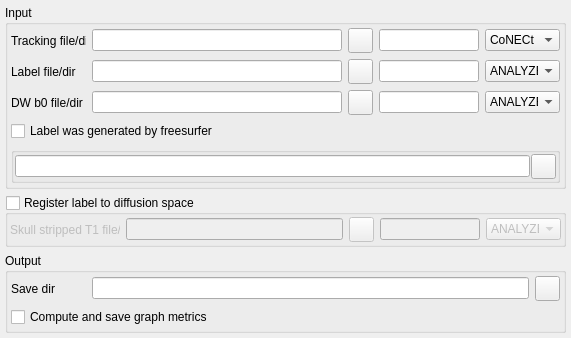
<?xml version="1.0" encoding="UTF-8"?>
<ui version="4.0">
 <class>Page1BNA</class>
 <widget class="QWizardPage" name="Page1BNA">
  <property name="geometry">
   <rect>
    <x>0</x>
    <y>0</y>
    <width>571</width>
    <height>319</height>
   </rect>
  </property>
  <property name="windowTitle">
   <string>WizardPage</string>
  </property>
  <layout class="QVBoxLayout" name="verticalLayout_3">
   <property name="margin">
    <number>5</number>
   </property>
   <item>
    <widget class="QGroupBox" name="groupBox_3">
     <property name="title">
      <string>Input</string>
     </property>
     <layout class="QVBoxLayout" name="verticalLayout_5">
      <property name="margin">
       <number>3</number>
      </property>
      <item>
       <layout class="QHBoxLayout" name="horizontalLayout_2">
        <item>
         <widget class="QLabel" name="label_2">
          <property name="minimumSize">
           <size>
            <width>75</width>
            <height>0</height>
           </size>
          </property>
          <property name="maximumSize">
           <size>
            <width>75</width>
            <height>16777215</height>
           </size>
          </property>
          <property name="text">
           <string>Tracking file/dir</string>
          </property>
         </widget>
        </item>
        <item>
         <widget class="QLineEdit" name="FiberSourceEdit">
          <property name="minimumSize">
           <size>
            <width>250</width>
            <height>0</height>
           </size>
          </property>
         </widget>
        </item>
        <item>
         <widget class="QPushButton" name="FiberSourceButton">
          <property name="minimumSize">
           <size>
            <width>25</width>
            <height>25</height>
           </size>
          </property>
          <property name="maximumSize">
           <size>
            <width>25</width>
            <height>25</height>
           </size>
          </property>
          <property name="text">
           <string/>
          </property>
          <property name="icon">
           <iconset resource="TractCreator.qrc">
            <normaloff>:/images/Open.png</normaloff>:/images/Open.png</iconset>
          </property>
          <property name="iconSize">
           <size>
            <width>20</width>
            <height>20</height>
           </size>
          </property>
         </widget>
        </item>
        <item>
         <widget class="QLineEdit" name="FiberBaseNameEdit">
          <property name="minimumSize">
           <size>
            <width>100</width>
            <height>0</height>
           </size>
          </property>
          <property name="maximumSize">
           <size>
            <width>100</width>
            <height>16777215</height>
           </size>
          </property>
         </widget>
        </item>
        <item>
         <widget class="QComboBox" name="FiberFileTypeBox">
          <property name="minimumSize">
           <size>
            <width>75</width>
            <height>0</height>
           </size>
          </property>
          <property name="maximumSize">
           <size>
            <width>75</width>
            <height>16777215</height>
           </size>
          </property>
          <item>
           <property name="text">
            <string>CoNECt</string>
           </property>
          </item>
          <item>
           <property name="text">
            <string>DTI-Studio</string>
           </property>
          </item>
         </widget>
        </item>
       </layout>
      </item>
      <item>
       <layout class="QHBoxLayout" name="horizontalLayout_3">
        <item>
         <widget class="QLabel" name="label_3">
          <property name="minimumSize">
           <size>
            <width>75</width>
            <height>0</height>
           </size>
          </property>
          <property name="maximumSize">
           <size>
            <width>75</width>
            <height>16777215</height>
           </size>
          </property>
          <property name="text">
           <string>Label file/dir</string>
          </property>
         </widget>
        </item>
        <item>
         <widget class="QLineEdit" name="LabelSourceEdit">
          <property name="minimumSize">
           <size>
            <width>250</width>
            <height>0</height>
           </size>
          </property>
         </widget>
        </item>
        <item>
         <widget class="QPushButton" name="LabelSourceButton">
          <property name="minimumSize">
           <size>
            <width>25</width>
            <height>25</height>
           </size>
          </property>
          <property name="maximumSize">
           <size>
            <width>25</width>
            <height>25</height>
           </size>
          </property>
          <property name="text">
           <string/>
          </property>
          <property name="icon">
           <iconset resource="TractCreator.qrc">
            <normaloff>:/images/Open.png</normaloff>:/images/Open.png</iconset>
          </property>
          <property name="iconSize">
           <size>
            <width>20</width>
            <height>20</height>
           </size>
          </property>
         </widget>
        </item>
        <item>
         <widget class="QLineEdit" name="LabelBaseNameEdit">
          <property name="minimumSize">
           <size>
            <width>100</width>
            <height>0</height>
           </size>
          </property>
          <property name="maximumSize">
           <size>
            <width>100</width>
            <height>16777215</height>
           </size>
          </property>
         </widget>
        </item>
        <item>
         <widget class="QComboBox" name="LabelFileTypeBox">
          <property name="minimumSize">
           <size>
            <width>75</width>
            <height>0</height>
           </size>
          </property>
          <property name="maximumSize">
           <size>
            <width>75</width>
            <height>16777215</height>
           </size>
          </property>
          <item>
           <property name="text">
            <string>ANALYZE</string>
           </property>
          </item>
          <item>
           <property name="text">
            <string>NIFTI</string>
           </property>
          </item>
         </widget>
        </item>
       </layout>
      </item>
      <item>
       <layout class="QHBoxLayout" name="horizontalLayout">
        <item>
         <widget class="QLabel" name="label">
          <property name="minimumSize">
           <size>
            <width>75</width>
            <height>0</height>
           </size>
          </property>
          <property name="maximumSize">
           <size>
            <width>75</width>
            <height>16777215</height>
           </size>
          </property>
          <property name="text">
           <string>DW b0 file/dir</string>
          </property>
         </widget>
        </item>
        <item>
         <widget class="QLineEdit" name="b0SourceEdit">
          <property name="minimumSize">
           <size>
            <width>250</width>
            <height>0</height>
           </size>
          </property>
         </widget>
        </item>
        <item>
         <widget class="QPushButton" name="b0SourceButton">
          <property name="minimumSize">
           <size>
            <width>25</width>
            <height>25</height>
           </size>
          </property>
          <property name="maximumSize">
           <size>
            <width>25</width>
            <height>25</height>
           </size>
          </property>
          <property name="text">
           <string/>
          </property>
          <property name="icon">
           <iconset resource="TractCreator.qrc">
            <normaloff>:/images/Open.png</normaloff>:/images/Open.png</iconset>
          </property>
          <property name="iconSize">
           <size>
            <width>20</width>
            <height>20</height>
           </size>
          </property>
         </widget>
        </item>
        <item>
         <widget class="QLineEdit" name="b0BaseNameEdit">
          <property name="minimumSize">
           <size>
            <width>100</width>
            <height>0</height>
           </size>
          </property>
          <property name="maximumSize">
           <size>
            <width>100</width>
            <height>16777215</height>
           </size>
          </property>
         </widget>
        </item>
        <item>
         <widget class="QComboBox" name="b0FileTypeBox">
          <property name="minimumSize">
           <size>
            <width>75</width>
            <height>0</height>
           </size>
          </property>
          <property name="maximumSize">
           <size>
            <width>75</width>
            <height>16777215</height>
           </size>
          </property>
          <item>
           <property name="text">
            <string>ANALYZE</string>
           </property>
          </item>
          <item>
           <property name="text">
            <string>NIFTI</string>
           </property>
          </item>
         </widget>
        </item>
       </layout>
      </item>
      <item>
       <widget class="QCheckBox" name="IsFreesurferCheck">
        <property name="text">
         <string>Label was generated by freesurfer</string>
        </property>
       </widget>
      </item>
      <item>
       <widget class="QGroupBox" name="groupBox">
        <property name="title">
         <string/>
        </property>
        <layout class="QVBoxLayout" name="verticalLayout">
         <property name="spacing">
          <number>1</number>
         </property>
         <property name="margin">
          <number>1</number>
         </property>
         <item>
          <layout class="QHBoxLayout" name="horizontalLayout_6">
           <item>
            <widget class="QLineEdit" name="NamesLineEdit"/>
           </item>
           <item>
            <widget class="QPushButton" name="NamesSourceButton">
             <property name="minimumSize">
              <size>
               <width>25</width>
               <height>25</height>
              </size>
             </property>
             <property name="maximumSize">
              <size>
               <width>25</width>
               <height>25</height>
              </size>
             </property>
             <property name="text">
              <string/>
             </property>
             <property name="icon">
              <iconset resource="TractCreator.qrc">
               <normaloff>:/images/Open.png</normaloff>:/images/Open.png</iconset>
             </property>
             <property name="iconSize">
              <size>
               <width>20</width>
               <height>20</height>
              </size>
             </property>
            </widget>
           </item>
          </layout>
         </item>
        </layout>
       </widget>
      </item>
     </layout>
    </widget>
   </item>
   <item>
    <widget class="QGroupBox" name="RegisterLabelCheckBox">
     <property name="title">
      <string>Register label to diffusion space</string>
     </property>
     <property name="flat">
      <bool>true</bool>
     </property>
     <property name="checkable">
      <bool>true</bool>
     </property>
     <property name="checked">
      <bool>false</bool>
     </property>
     <layout class="QVBoxLayout" name="verticalLayout_4">
      <property name="margin">
       <number>2</number>
      </property>
      <item>
       <layout class="QHBoxLayout" name="horizontalLayout_4">
        <item>
         <widget class="QLabel" name="label_4">
          <property name="minimumSize">
           <size>
            <width>110</width>
            <height>0</height>
           </size>
          </property>
          <property name="maximumSize">
           <size>
            <width>110</width>
            <height>16777215</height>
           </size>
          </property>
          <property name="text">
           <string>Skull stripped T1 file/dir</string>
          </property>
         </widget>
        </item>
        <item>
         <widget class="QLineEdit" name="T1SourceEdit"/>
        </item>
        <item>
         <widget class="QPushButton" name="T1SourceButton">
          <property name="minimumSize">
           <size>
            <width>25</width>
            <height>25</height>
           </size>
          </property>
          <property name="maximumSize">
           <size>
            <width>25</width>
            <height>25</height>
           </size>
          </property>
          <property name="text">
           <string/>
          </property>
          <property name="icon">
           <iconset resource="TractCreator.qrc">
            <normaloff>:/images/Open.png</normaloff>:/images/Open.png</iconset>
          </property>
          <property name="iconSize">
           <size>
            <width>20</width>
            <height>20</height>
           </size>
          </property>
         </widget>
        </item>
        <item>
         <widget class="QLineEdit" name="T1BaseNameEdit">
          <property name="minimumSize">
           <size>
            <width>100</width>
            <height>0</height>
           </size>
          </property>
          <property name="maximumSize">
           <size>
            <width>100</width>
            <height>16777215</height>
           </size>
          </property>
         </widget>
        </item>
        <item>
         <widget class="QComboBox" name="T1FileTypeBox">
          <property name="minimumSize">
           <size>
            <width>75</width>
            <height>0</height>
           </size>
          </property>
          <property name="maximumSize">
           <size>
            <width>75</width>
            <height>16777215</height>
           </size>
          </property>
          <item>
           <property name="text">
            <string>ANALYZE</string>
           </property>
          </item>
          <item>
           <property name="text">
            <string>NIFTI</string>
           </property>
          </item>
         </widget>
        </item>
       </layout>
      </item>
     </layout>
    </widget>
   </item>
   <item>
    <widget class="QGroupBox" name="groupBox_4">
     <property name="title">
      <string>Output</string>
     </property>
     <layout class="QVBoxLayout" name="verticalLayout_2">
      <property name="margin">
       <number>3</number>
      </property>
      <item>
       <layout class="QHBoxLayout" name="horizontalLayout_5">
        <item>
         <widget class="QLabel" name="label_5">
          <property name="minimumSize">
           <size>
            <width>75</width>
            <height>0</height>
           </size>
          </property>
          <property name="text">
           <string>Save dir</string>
          </property>
         </widget>
        </item>
        <item>
         <widget class="QLineEdit" name="SaveFolderEdit">
          <property name="minimumSize">
           <size>
            <width>250</width>
            <height>0</height>
           </size>
          </property>
         </widget>
        </item>
        <item>
         <widget class="QPushButton" name="SaveFolderButton">
          <property name="minimumSize">
           <size>
            <width>25</width>
            <height>25</height>
           </size>
          </property>
          <property name="maximumSize">
           <size>
            <width>25</width>
            <height>25</height>
           </size>
          </property>
          <property name="text">
           <string/>
          </property>
          <property name="icon">
           <iconset resource="TractCreator.qrc">
            <normaloff>:/images/Open.png</normaloff>:/images/Open.png</iconset>
          </property>
          <property name="iconSize">
           <size>
            <width>20</width>
            <height>20</height>
           </size>
          </property>
         </widget>
        </item>
       </layout>
      </item>
      <item>
       <widget class="QCheckBox" name="ComputeMetricsCheck">
        <property name="text">
         <string>Compute and save graph metrics</string>
        </property>
       </widget>
      </item>
     </layout>
    </widget>
   </item>
  </layout>
 </widget>
 <resources>
  <include location="TractCreator.qrc"/>
 </resources>
 <connections>
  <connection>
   <sender>IsFreesurferCheck</sender>
   <signal>toggled(bool)</signal>
   <receiver>groupBox</receiver>
   <slot>setDisabled(bool)</slot>
   <hints>
    <hint type="sourcelabel">
     <x>109</x>
     <y>134</y>
    </hint>
    <hint type="destinationlabel">
     <x>274</x>
     <y>147</y>
    </hint>
   </hints>
  </connection>
 </connections>
</ui>
